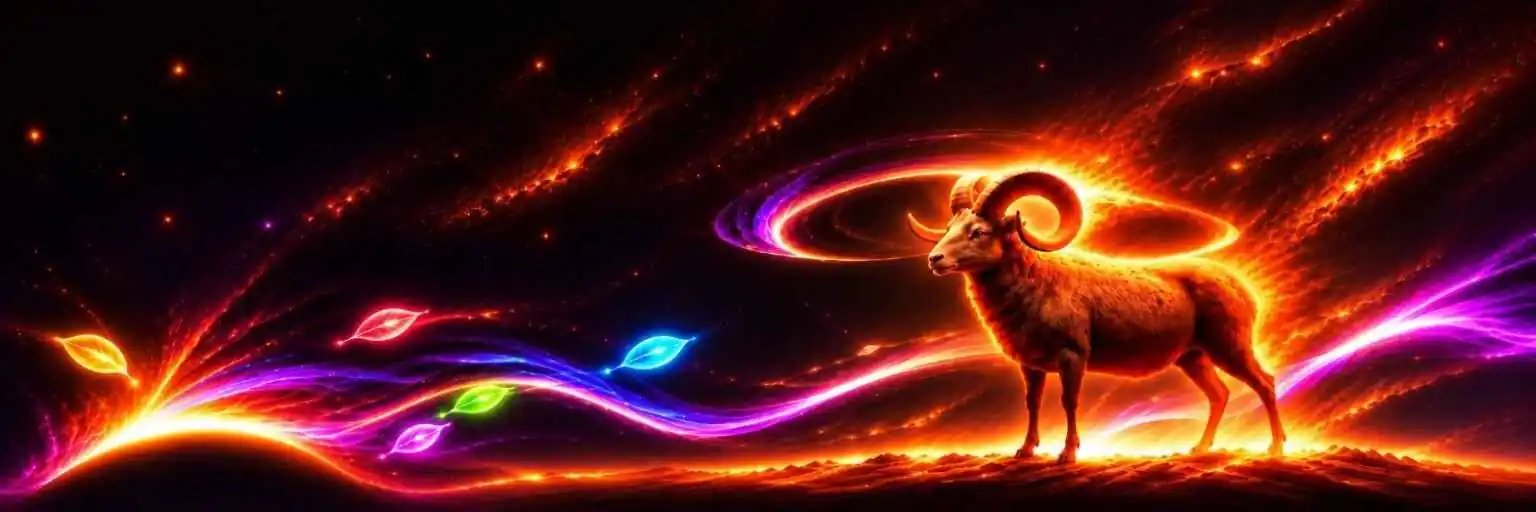
#> input picture assets/success_reference_1536x512.webp, 1536 x 512 px
$ python -i banner_fusion.py   (imports and definitions only)
#> lines starting #> are read from the running program, lines starting #| are printed output that depends on the picture
#!/usr/bin/env python3
"""Offline geometry/preview utilities for X avatar + 3:1 banner fusion.

No network or model dependency. Requires Pillow. The generated preview is never
an uploadable X banner: only the source banner is an uploadable artifact.
"""
from __future__ import annotations

import argparse
import json
import math
import sys
from pathlib import Path
from typing import Dict, Tuple, Optional

try:
    from PIL import Image, ImageDraw, ImageFont, ImageOps
except ImportError as exc:
    raise SystemExit('Requires Pillow. Install with: python3 -m pip install Pillow') from exc

SCHEMA = "x-avatar-banner-fusion/layout-v1"
LANCZOS = Image.Resampling.LANCZOS if hasattr(Image, "Resampling") else Image.LANCZOS


# [91 lines left out: functions load_config, validate_geometry, geometry_report, calculate_from_screenshot, not called in this run]


def save_image(img: Image.Image, out: str) -> None:
    path = Path(out)
    path.parent.mkdir(parents=True, exist_ok=True)
    if path.suffix.lower() in (".jpeg", ".jpg"):
        img.convert("RGB").save(path, quality=94, subsampling=0, optimize=True)
    else:
        img.save(path)


# [58 lines left out: functions _render_avatar_on_canvas, preview, not called in this run]


def grid(image_file: str, outfile: str, step: int = 100) -> Dict:
#> called with outfile = 'out.png', step = 100
    if step <= 0:
        raise ValueError("Step must be positive")
    with Image.open(image_file) as source:
#> source is the input picture: PIL image 1536x512 RGB; mean R, G, B 83.8, 27.7, 26.6
        img = source.convert("RGBA")
    w, h = img.size
#> w = 1536; h = 512
    overlay = Image.new("RGBA", (w, h), (0, 0, 0, 0))
#> overlay: PIL image 1536x512 RGBA; every value is 0
    d = ImageDraw.Draw(overlay)
    for x in range(0, w, step):
        d.line((x, 0, x, h), fill=(0, 255, 255, 110), width=1)
        d.text((x + 2, 2), f"x={x}", fill=(255, 240, 50, 255))
    for y in range(0, h, step):
        d.line((0, y, w, y), fill=(0, 255, 255, 110), width=1)
        d.text((2, y + 3), f"y={y}", fill=(255, 240, 50, 255))
    merged = Image.alpha_composite(img, overlay).convert("RGB")
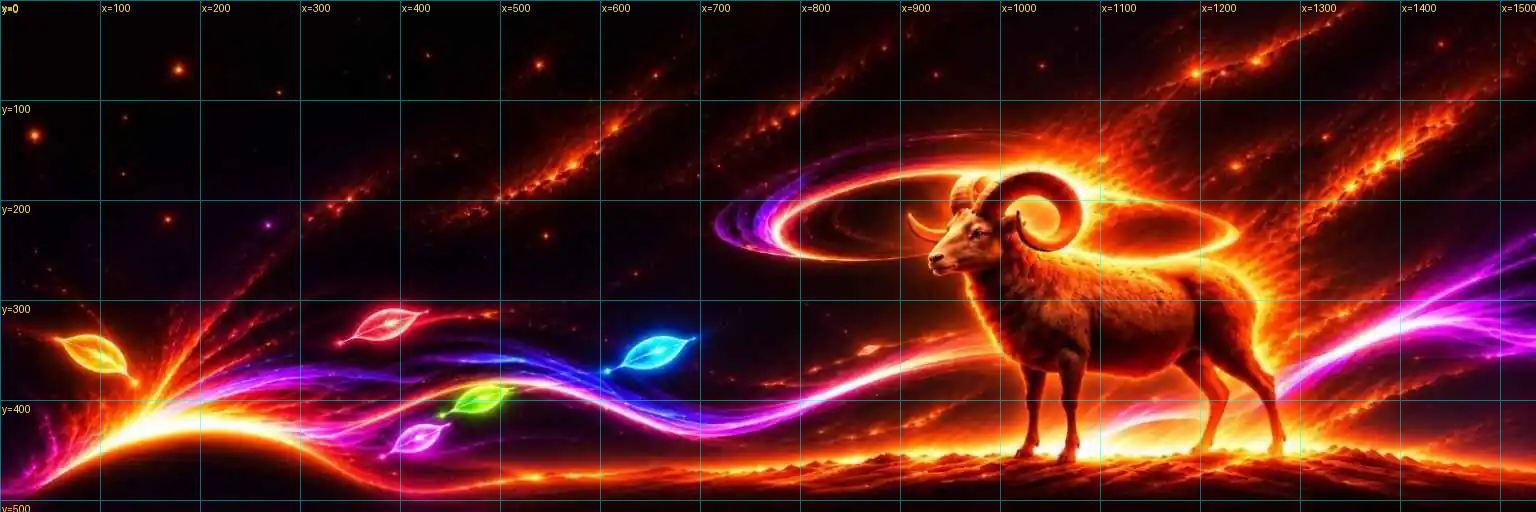
#> merged: PIL image 1536x512 RGB; mean R, G, B 83.5, 30.3, 28.9
    save_image(merged, outfile)
    return {"path": str(outfile), "size": merged.size, "step": step}


# [122 lines left out: functions screenshot_preview, shift_image, cli, not called in this run]


# [2 lines not run here, left out]

>>> result = grid('../assets/success_reference_1536x512.webp', 'out.png')
